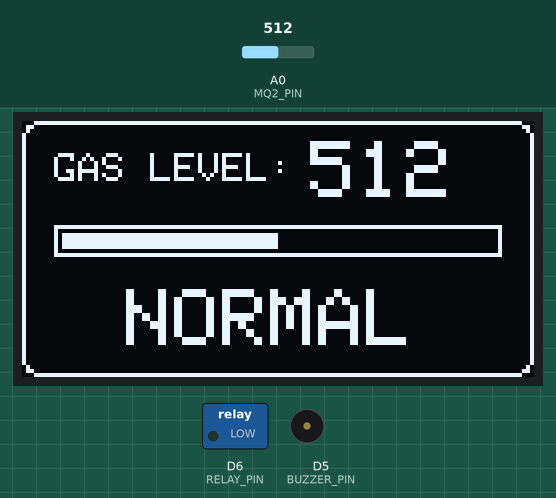
Bench run of a sketch on a simulated ESP8266 (NodeMCU). Shown: 128×64 one-colour display, switched loads named in the sketch (green lamp = pin HIGH), buzzer (waves = sounding, pin HIGH). Inputs (shaded band) come from the test bench; at power-on: A0 (MQ2_PIN) = 512. What the sketch prints to the serial monitor is not drawn.

Above: at 3.7 s.
3.8 s: A0 (MQ2_PIN) set to 643
At 4.4 s:
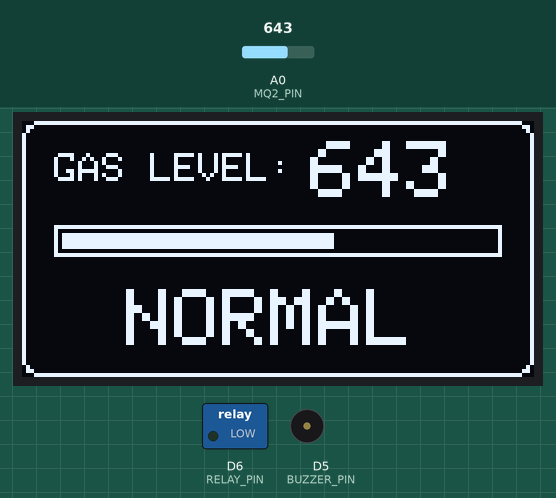
5.3 s: A0 (MQ2_PIN) set to 669
At 5.61 s:
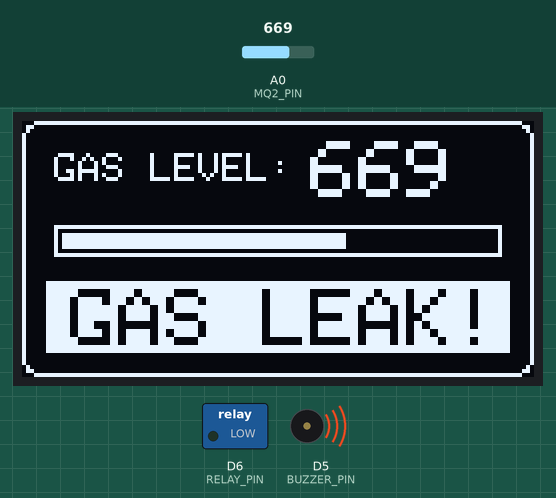
7.3 s: A0 (MQ2_PIN) set to 640
At 8.6 s:
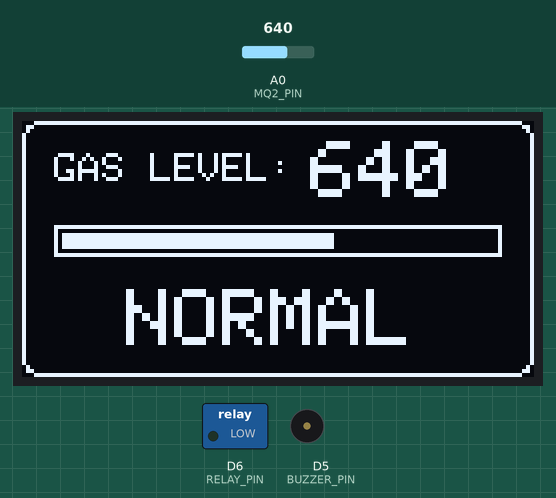
Timing chart, 0 to 10.3 s (numbered marks = the images above; inputs shaded):
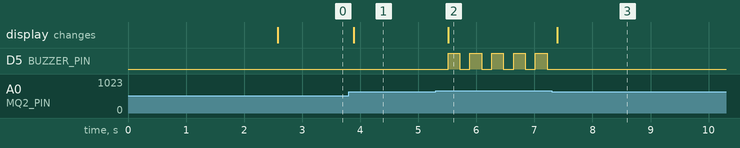

The sketch:

gas_leak_detector.ino
```cpp
/*
 * ==========================================================
 *  Gas Leak Detector with Alarm
 * ==========================================================
 *  Board   : NodeMCU (ESP8266)
 *  Sensor  : MQ-2 (LPG / smoke)
 *  Display : 0.96" OLED (SSD1306, I2C, address 0x3C)
 *  Output  : Buzzer + 5V Relay (controls DC exhaust fan)
 *
 *  Working:
 *    - Read gas level from MQ-2 (0 - 1023)
 *    - Show level + bar graph on OLED
 *    - If level > threshold -> show "GAS LEAK!", beep buzzer,
 *      turn ON the exhaust fan
 *    - Otherwise -> show "NORMAL", buzzer OFF, fan OFF
 * ==========================================================
 */

#include <Wire.h>              // I2C communication (for OLED)
#include <Adafruit_GFX.h>      // Graphics library (text, shapes)
#include <Adafruit_SSD1306.h>  // OLED driver

// ---------- OLED settings ----------
#define SCREEN_WIDTH  128      // OLED width in pixels
#define SCREEN_HEIGHT 64       // OLED height in pixels
#define OLED_RESET    -1       // No reset pin used

// Create the display object (uses I2C / Wire)
Adafruit_SSD1306 display(SCREEN_WIDTH, SCREEN_HEIGHT, &Wire, OLED_RESET);

// ---------- Pin definitions (NodeMCU) ----------
const int MQ2_PIN    = A0;     // MQ-2 analog output (AO)
const int BUZZER_PIN = D5;     // Buzzer
const int RELAY_PIN  = D6;     // Relay module IN pin (fan control)

// ---------- Settings ----------
const int GAS_THRESHOLD = 650; // Above this value = gas leak
                               // (change it to match your environment)

// ----------------------------------------------------------
//  Relay control
//  The relay module works at 5V but NodeMCU gives only 3.3V.
//  So a HIGH signal may not switch the relay fully OFF.
//  Trick:
//    ON  -> pin as OUTPUT and LOW  (active-LOW relay)
//    OFF -> pin as INPUT (high impedance), relay turns fully OFF
// ----------------------------------------------------------
void turnRelayON() {
  pinMode(RELAY_PIN, OUTPUT);
  digitalWrite(RELAY_PIN, LOW);   // Relay ON  -> Fan ON
}

void turnRelayOFF() {
  pinMode(RELAY_PIN, INPUT);      // Relay OFF -> Fan OFF
}

// ----------------------------------------------------------
//  setup() runs only once when the board starts
// ----------------------------------------------------------
void setup() {
  Serial.begin(115200);           // Serial monitor for debugging

  pinMode(BUZZER_PIN, OUTPUT);    // Buzzer is an output
  pinMode(MQ2_PIN, INPUT);        // Sensor is an input

  digitalWrite(BUZZER_PIN, LOW);  // Buzzer OFF at start
  turnRelayOFF();                 // Fan OFF at start

  Wire.begin(D2, D1);             // I2C pins: SDA = D2, SCL = D1

  // Start the OLED. If it is not found, stop here.
  if (!display.begin(SSD1306_SWITCHCAPVCC, 0x3C)) {
    Serial.println(F("OLED detect hoyni! Wiring check korun."));
    for (;;);                     // Infinite loop (stop program)
  }

  // ----- Welcome screen -----
  display.clearDisplay();
  display.setTextColor(SSD1306_WHITE);
  display.drawRoundRect(0, 0, 128, 64, 4, SSD1306_WHITE); // Border
  display.setTextSize(1);
  display.setCursor(16, 20);
  display.println("GAS LEAK DETECTOR");
  display.setCursor(28, 38);
  display.println("Warming up...");
  display.display();              // Send everything to the screen
  delay(2500);                    // Give the sensor some warm-up time
}

// ----------------------------------------------------------
//  loop() runs again and again
// ----------------------------------------------------------
void loop() {
  // 1) Read gas level from the sensor (0 - 1023)
  int gasValue = analogRead(MQ2_PIN);

  // Also print it on the Serial Monitor
  Serial.print("Gas Level: ");
  Serial.println(gasValue);

  // 2) Draw the common part of the screen
  display.clearDisplay();
  display.drawRoundRect(0, 0, 128, 64, 4, SSD1306_WHITE); // Border

  // Gas level text and number
  display.setTextSize(1);
  display.setCursor(8, 8);
  display.print("GAS LEVEL:");
  display.setTextSize(2);
  display.setCursor(72, 5);
  display.print(gasValue);

  // Bar graph: convert 0-1023 into 0-108 pixels wide
  int barWidth = map(constrain(gasValue, 0, 1023), 0, 1023, 0, 108);
  display.drawRect(8, 26, 112, 8, SSD1306_WHITE);   // Bar outline
  display.fillRect(10, 28, barWidth, 4, SSD1306_WHITE); // Filled part

  // 3) Decide: leak or normal?
  if (gasValue > GAS_THRESHOLD) {
    // ----- GAS LEAK -----
    // White box with black text so the warning stands out
    display.fillRect(6, 40, 116, 18, SSD1306_WHITE);
    display.setTextColor(SSD1306_BLACK);
    display.setTextSize(2);
    display.setCursor(12, 42);
    display.print("GAS LEAK!");
    display.setTextColor(SSD1306_WHITE);   // Reset text color
    display.display();

    turnRelayON();                // Exhaust fan ON

    // Beep the buzzer (200 ms ON, 150 ms OFF)
    digitalWrite(BUZZER_PIN, HIGH);
    delay(200);
    digitalWrite(BUZZER_PIN, LOW);
    delay(150);
  }
  else {
    // ----- NORMAL -----
    display.setTextSize(2);
    display.setCursor(26, 42);
    display.print("NORMAL");
    display.display();

    turnRelayOFF();               // Exhaust fan OFF
    digitalWrite(BUZZER_PIN, LOW);// Buzzer OFF
    delay(300);                   // Small delay between readings
  }
}
```

Measured:
- the behaviour switches between 650 and 651 on A0 (MQ2_PIN) (found by bisection; images 1 and 2)
- after the input at 3.8 s, the display: changes after 0.08 s (image 1)
- after the input at 5.3 s, D5 (BUZZER_PIN): alternates HIGH for 0.20 s and LOW for 0.18 s, starting after 0.21 s; the display: changes after 0.21 s (image 2)
- after the input at 7.3 s, D5 (BUZZER_PIN): stops changing and stays LOW; the display: changes after 0.09 s (image 3)
